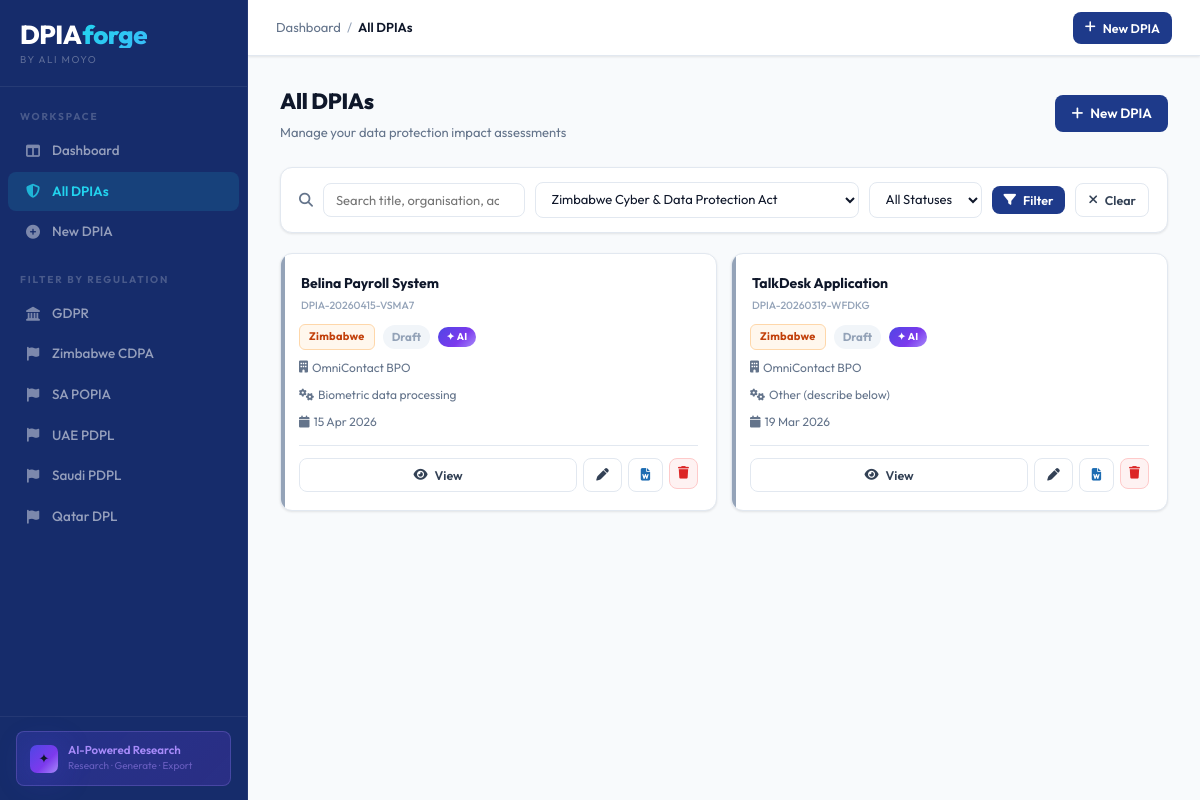
/dpias?regulation=Zimbabwe+CDPA, run on the app's committed database.
### tables this page shows
CREATE TABLE dpias (
            id              INTEGER PRIMARY KEY AUTOINCREMENT,
            ref_number      TEXT UNIQUE NOT NULL,
            title           TEXT NOT NULL,
            status          TEXT NOT NULL DEFAULT 'draft',
            regulation      TEXT NOT NULL,
            org_name        TEXT,
            department      TEXT,
            controller_name TEXT,
            dpo_name        TEXT,
            dpo_email       TEXT,
            activity_type   TEXT,
            activity_desc   TEXT,
            purpose         TEXT,
            legal_basis     TEXT,
            data_categories TEXT,
            special_cats    TEXT,
            data_subjects   TEXT,
            subject_count   TEXT,
            retention       TEXT,
            systems         TEXT,
            processors      TEXT,
            intl_transfer   TEXT,
            transfer_dest   TEXT,
            transfer_mech   TEXT,
            necessity       TEXT,
            proportionality TEXT,
            risks           TEXT,
            overall_risk    TEXT,
            residual_risk   TEXT,
            dpo_consulted   TEXT,
            auth_consulted  TEXT,
            subjects_consulted TEXT,
            consult_notes   TEXT,
            ai_research     TEXT,
            ai_full_dpia    TEXT,
            created_at      TEXT NOT NULL,
            updated_at      TEXT NOT NULL
        );

### app.py (the view)
@app.route("/dpias")
def dpia_list():
    search     = request.args.get("q", "").strip()
    regulation = request.args.get("regulation", "")
    status     = request.args.get("status", "")
    dpias      = db.list_dpias(search=search or None,
                               regulation=regulation or None,
                               status=status or None)
    return render_template("dpia_list.html",
                           dpias=dpias, search=search,
                           regulation=regulation, status=status,
                           regulations=REGULATIONS, statuses=STATUSES)

### app.py (called while the page is built)
@app.template_filter("status_label")
def status_label(s):
    return s.replace("_", " ").title() if s else "—"

@app.template_filter("fmt_date")
def fmt_date(s):
    if not s:
        return "—"
    try:
        return datetime.strptime(s[:10], "%Y-%m-%d").strftime("%d %b %Y")
    except Exception:
        return s[:10]

### database.py (called while the page is built)
@contextmanager
def get_db():
    conn = sqlite3.connect(DB_PATH)
    conn.row_factory = sqlite3.Row
    conn.execute("PRAGMA journal_mode=WAL")
    try:
        yield conn
        conn.commit()
    except Exception:
        conn.rollback()
        raise
    finally:
        conn.close()

def _parse_json(val, default=None):
    if default is None:
        default = []
    if not val:
        return default
    try:
        return json.loads(val)
    except Exception:
        return default

def row_to_dict(row) -> dict:
    if row is None:
        return None
    d = dict(row)
    d["data_categories"] = _parse_json(d.get("data_categories"), [])
    d["special_cats"]    = _parse_json(d.get("special_cats"), [])
    d["risks"]           = _parse_json(d.get("risks"), [])
    return d

def list_dpias(search=None, regulation=None, status=None, limit=200) -> list:
    sql = "SELECT * FROM dpias WHERE 1=1"
    params = []
    if search:
        sql += " AND (title LIKE ? OR org_name LIKE ? OR activity_type LIKE ?)"
        like = f"%{search}%"
        params += [like, like, like]
    if regulation:
        sql += " AND regulation=?"
        params.append(regulation)
    if status:
        sql += " AND status=?"
        params.append(status)
    sql += " ORDER BY updated_at DESC LIMIT ?"
    params.append(limit)
    with get_db() as conn:
        rows = conn.execute(sql, params).fetchall()
    return [row_to_dict(r) for r in rows]

### templates/dpia_list.html (shortened to what this page needs)
{% extends "base.html" %}
{% block breadcrumb %}
<a href="{{ url_for('dashboard') }}">Dashboard</a>
<span class="breadcrumb-sep">/</span>
<strong>All DPIAs</strong>
{% endblock %}
{% block content %}
<div class="flex-between mb-6">
  <div>
    <h1 style="font-size:22px;font-weight:800;letter-spacing:-.3px">All DPIAs</h1>
    <p style="font-size:13px;color:var(--c-muted);margin-top:3px">Manage your data protection impact assessments</p>
  </div>
  <a href="{{ url_for('dpia_new') }}" class="btn btn-primary">
    <i class="fa-solid fa-plus"></i> New DPIA
  </a>
</div>
<form method="get" action="{{ url_for('dpia_list') }}">
<div class="filter-bar">
  <i class="fa-solid fa-magnifying-glass" style="color:var(--c-muted)"></i>
  <input type="search" name="q" placeholder="Search title, organisation, activity…" value="{{ search }}">
  <select name="regulation">
    {% for val,lbl in regulations %}
    <option value="{{ val }}" {% if regulation==val %}selected{% endif %}>{{ lbl }}</option>
    {% endfor %}
  </select>
  <select name="status">
    <option value="">All Statuses</option>
  </select>
  <button type="submit" class="btn btn-primary btn-sm"><i class="fa-solid fa-filter"></i> Filter</button>
  {% if search or regulation or status %}
  <a href="{{ url_for('dpia_list') }}" class="btn btn-outline btn-sm"><i class="fa-solid fa-xmark"></i> Clear</a>
  {% endif %}
</div>
</form>
{% if dpias %}
<div class="dpia-grid">
{% for d in dpias %}
<div class="dpia-card s-{{ d.status }}">
  <div class="dpia-card-title">{{ d.title }}</div>
  <div class="dpia-card-ref">{{ d.ref_number }}</div>
  <div class="dpia-card-meta">
    {% set rk = d.regulation.split()[0].lower() %}
    <span class="reg-badge reg-{{ rk }}">{{ d.regulation.split()[0] }}</span>
    <span class="badge badge-{{ d.status }}">{{ d.status|status_label }}</span>
    {% if d.ai_full_dpia %}<span class="ai-chip">✦ AI</span>{% endif %}
  </div>
  <div class="dpia-card-info"><i class="fa-solid fa-building"></i> {{ d.org_name or '—' }}</div>
  {% if d.activity_type %}
  <div class="dpia-card-info"><i class="fa-solid fa-gears"></i> {{ d.activity_type[:44] }}{% if d.activity_type|length>44 %}…{% endif %}</div>
  {% endif %}
  <div class="dpia-card-info"><i class="fa-solid fa-calendar"></i> {{ d.updated_at|fmt_date }}</div>
  <div class="dpia-card-actions">
    <a href="{{ url_for('dpia_detail', dpia_id=d.id) }}" class="btn btn-outline btn-sm" style="flex:1;justify-content:center">
      <i class="fa-solid fa-eye"></i> View
    </a>
    <a href="{{ url_for('dpia_edit', dpia_id=d.id) }}" class="btn btn-outline btn-sm">
      <i class="fa-solid fa-pen"></i>
    </a>
    <a href="{{ url_for('dpia_download', dpia_id=d.id) }}" class="btn btn-outline btn-sm" title="Download Word">
      <i class="fa-solid fa-file-word" style="color:#1D6CB2"></i>
    </a>
    <form method="post" action="{{ url_for('dpia_delete', dpia_id=d.id) }}"
          onsubmit="return confirm('Delete this DPIA? This cannot be undone.')">
      <button type="submit" class="btn btn-danger btn-sm btn-icon"><i class="fa-solid fa-trash"></i></button>
    </form>
  </div>
</div>
{% endfor %}
</div>
{% endif %}
{% endblock %}

### templates/base.html (style rules this page uses)
:root { --c-primary: #1E3A8A; --c-primary-l: #2B4EAE; --c-primary-d: #162C6B; --c-secondary: #334155; --c-accent: #22D3EE; --c-accent-d: #0EA5C9; --c-bg: #F8FAFC; --c-surface: #FFFFFF; --c-border: #E2E8F0; --c-text: #0F172A; --c-muted: #64748B; --c-subtle: #94A3B8; --ai-indigo: #4F46E5; --ai-navy: #0F172A; --ai-purple: #A78BFA; --ai-blue: #38BDF8; --ai-grad: linear-gradient(135deg, #4F46E5 0%, #7C3AED 60%, #A78BFA 100%); --ai-grad-glow: 0 4px 32px rgba(79,70,229,.35); --s-draft: #94A3B8; --s-draft-bg: #F1F5F9; --s-review: #D97706; --s-review-bg: #FFFBEB; --s-approved: #059669; --s-approved-bg: #ECFDF5; --s-rejected: #DC2626; --s-rejected-bg: #FEF2F2; --r-low: #059669; --r-low-bg: #ECFDF5; --r-med: #D97706; --r-med-bg: #FFFBEB; --r-high: #DC2626; --r-high-bg: #FEF2F2; --r-vhigh:#7C3AED; --r-vhigh-bg:#F5F3FF; --radius: 12px; --radius-sm: 8px; --radius-xs: 6px; --shadow-sm: 0 1px 3px rgba(0,0,0,.06), 0 1px 2px rgba(0,0,0,.04); --shadow: 0 4px 16px rgba(30,58,138,.08); --shadow-lg: 0 8px 32px rgba(30,58,138,.14); --tx: all .18s cubic-bezier(.4,0,.2,1); }
*,*::before,*::after { box-sizing:border-box;margin:0;padding:0 }
html { height:100% }
body { font-family:'Outfit',sans-serif;font-size:14px;line-height:1.6; color:var(--c-text);background:var(--c-bg); display:flex;min-height:100vh; }
a { color:inherit;text-decoration:none }
button { cursor:pointer;font-family:inherit }
.breadcrumb a { transition:var(--tx) }
.breadcrumb-sep { color:var(--c-subtle) }
.breadcrumb strong { color:var(--c-text);font-weight:600 }
.btn { display:inline-flex;align-items:center;gap:7px; padding:8px 16px;border-radius:var(--radius-sm); font-size:13.5px;font-weight:600;border:none; transition:var(--tx);font-family:'Outfit',sans-serif; white-space:nowrap; }
.btn-primary { background:var(--c-primary);color:#fff }
.btn-outline { background:transparent;border:1.5px solid var(--c-border);color:var(--c-secondary) }
.btn-danger { background:#FEF2F2;color:#DC2626;border:1px solid #FECACA }
.btn-sm { padding:6px 12px;font-size:12.5px }
.btn-icon { padding:8px;gap:0 }
.badge { display:inline-flex;align-items:center;gap:4px; padding:3px 9px;border-radius:20px; font-size:11.5px;font-weight:700; }
.badge-draft { background:var(--s-draft-bg);color:var(--s-draft) }
.reg-badge { display:inline-flex;align-items:center; padding:3px 9px;border-radius:6px; font-size:11px;font-weight:700;letter-spacing:.3px; }
.reg-zimbabwe { background:#FFF7ED;color:#C2410C;border:1px solid #FED7AA }
.flex-between { display:flex;align-items:center;justify-content:space-between }
.mb-6 { margin-bottom:24px }

### templates/dpia_list.html (style rules this page uses)
.filter-bar { background:var(--c-surface);border:1px solid var(--c-border); border-radius:var(--radius);padding:14px 18px; display:flex;align-items:center;gap:10px;flex-wrap:wrap; box-shadow:var(--shadow-sm);margin-bottom:20px; }
.filter-bar input,.filter-bar select { padding:8px 12px;border:1.5px solid var(--c-border); border-radius:var(--radius-sm);font-size:13px;font-family:'Outfit',sans-serif; color:var(--c-text);background:#fff;transition:var(--tx); }
input[name="q"] { min-width:200px;flex:1 }
.dpia-grid { display:grid;grid-template-columns:repeat(auto-fill,minmax(320px,1fr));gap:14px }
.dpia-card { background:var(--c-surface);border:1px solid var(--c-border); border-radius:var(--radius);padding:18px; transition:var(--tx);position:relative;overflow:hidden; box-shadow:var(--shadow-sm); }
.dpia-card::before { content:'';position:absolute;left:0;top:0;bottom:0;width:4px; }
.dpia-card.s-draft::before { background:var(--s-draft) }
.dpia-card-title { font-weight:700;font-size:14px;color:var(--c-text);margin-bottom:3px;padding-left:2px }
.dpia-card-ref { font-size:10.5px;color:var(--c-subtle);margin-bottom:10px;padding-left:2px;font-weight:500 }
.dpia-card-meta { display:flex;align-items:center;gap:8px;flex-wrap:wrap }
.dpia-card-info { font-size:12px;color:var(--c-muted);display:flex;align-items:center;gap:4px;margin-top:8px }
.dpia-card-actions { display:flex;gap:6px;margin-top:14px;padding-top:12px; border-top:1px solid var(--c-border); }
.ai-chip { font-size:10px;font-weight:700;letter-spacing:.3px; background:var(--ai-grad);color:#fff; padding:2px 8px;border-radius:10px;display:inline-flex;align-items:center;gap:3px; }

### data on the page
dpias: title "Belina Payroll System", ref_number "DPIA-20260415-VSMA7", regulation "Zimbabwe", status|status_label "Draft", shows "✦ AI", org_name "OmniContact BPO", activity_type "Biometric data processing", updated_at|fmt_date "15 Apr 2026"
dpias: title "TalkDesk Application", ref_number "DPIA-20260319-WFDKG", regulation "Zimbabwe", status|status_label "Draft", shows "✦ AI", org_name "OmniContact BPO", activity_type "Other (describe below)", updated_at|fmt_date "19 Mar 2026"

### other printed values
{{ lbl }} "GDPR" "Zimbabwe CDPA" "SA POPIA" "UAE PDPL" "Saudi PDPL" "Qatar DPL"
form field regulation "Zimbabwe Cyber & Data Protection Act"
